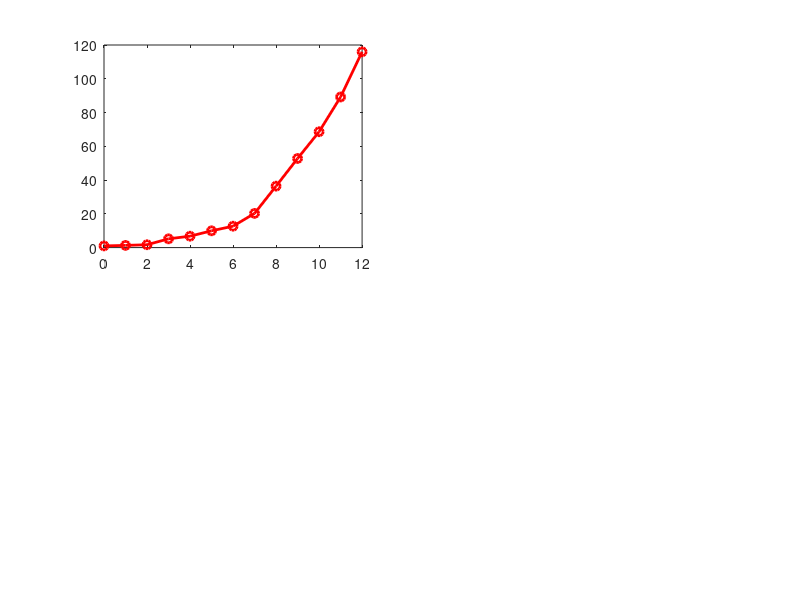

Write the MATLAB code that produced this figure. (Note: this script raises an error after producing the figure.)
%% ========================================================================
%  PANDEMIC SOCIAL PLANNER — V4 (Waves + Welfare Analysis)
%  Empirically calibrated, exogenous wave shocks, welfare decomposition
% =========================================================================
clear; clc; close all;

%% ========================================================================
%  STEP 0: PARAMETERS
% =========================================================================

% --- Time Horizon ---
N    = 12;          % Q1.2020 to Q4.2022
beta = 0.99;

% --- Output Dynamics (Estimated) ---
rho_y      = 0.00;
psi        = 0.00424;
alpha_S    = 0.028;
alpha_F_CP = 0.253;
gamma_int  = -0.00596;
alpha_F_DI = 0.244;

% --- Epidemiology (Calibrated, wave-specific) ---
% Base transmission — will be SHOCKED at wave onsets
rho_theta_base = 1.30;    % Between waves: slow growth
phi_S          = 0.45;
delta_theta    = 0.5;

% --- Wave Shocks (exogenous theta injections) ---
% Each wave injects additional infections on top of endogenous dynamics
% Wave 1 (Q1.2020): Initial outbreak — captured by x0
% Wave 2 (Q3.2020): Second wave (Alpha)
% Wave 3 (Q1.2021): Third wave (Alpha/Beta)
% Wave 4 (Q3.2021): Delta variant
% Wave 5 (Q4.2021): Omicron (higher transmission, lower severity)

wave_quarters = [3,  5,  7,  8];    % k-index of wave onset
wave_shocks   = [0.03, 0.015, 0.025, 0.04]; % Additional theta injection (fraction)
wave_rho      = [1.30, 1.25, 1.40, 1.60];   % Elevated rho_theta during wave quarter
wave_ifr      = [0.03, 0.025, 0.02, 0.001]; % Declining IFR (vaccination + Omicron)

% Time-varying rho_theta and delta_theta
rho_theta_t   = rho_theta_base * ones(1, N);
delta_theta_t = delta_theta * ones(1, N);

for w = 1:length(wave_quarters)
    k_wave = wave_quarters(w);
    if k_wave <= N
        rho_theta_t(k_wave) = wave_rho(w);
        % Elevated transmission persists for 2 quarters
        if k_wave + 1 <= N
            rho_theta_t(k_wave + 1) = 0.5*(wave_rho(w) + rho_theta_base);
        end
        % Wave-specific IFR from this quarter onward
        delta_theta_t(k_wave:end) = wave_ifr(w);
    end
end

% --- Debt Dynamics (Estimated) ---
r          = 0.001;
gamma_y    = 0.191;
kappa_F_CP = 0.193;
kappa_F_DI = 0.268;
c_H        = 0.02;

% --- Dimensions ---
n_x = 6;  n_u = 3;

% --- Print ---
fprintf('=== V4: Pandemic with Waves ===\n');
fprintf('  Waves at quarters: '); fprintf('%d ', wave_quarters); fprintf('\n');
fprintf('  Theta shocks:      '); fprintf('%.3f ', wave_shocks); fprintf('\n');
fprintf('  rho_theta_t:       '); fprintf('%.2f ', rho_theta_t); fprintf('\n');
fprintf('  delta_theta_t:     '); fprintf('%.3f ', delta_theta_t); fprintf('\n');


%% ========================================================================
%  STEP 1: TIME-VARYING TRANSITION FUNCTION
% =========================================================================
% f is now time-varying because rho_theta and delta_theta change with waves

  beta_fear = -10.0;% Fear effect (calibrated, Goolsbee & Syverson 2021)% Kalibrieren
  

f_tv = @(x, u, k) [
    rho_y*x(1) + psi*u(1)*x(1) - alpha_S*u(1) ...
        + alpha_F_CP*u(3) + gamma_int*u(1)*u(3) + alpha_F_DI*x(6) ...
        + beta_fear * delta_theta_t(k) * x(4);
    delta_theta_t(k) * x(4);
    (1+r)*x(3) - gamma_y*x(1) + kappa_F_CP*u(3) + kappa_F_DI*x(5) + c_H*x(4);
    rho_theta_t(k) * (1 - phi_S*u(1)) * x(4);
    u(2);
    x(5)
];
% Pre-compute wave shock vector (length N+1, shock arrives at k+1)
wave_shock_vec = zeros(1, N+1);
for w = 1:length(wave_quarters)
    k_arrival = wave_quarters(w) + 1;  % Shock arrives after transition
    if k_arrival <= N+1
        wave_shock_vec(k_arrival) = wave_shocks(w);
    end
end

fprintf('  Wave shock vector: '); fprintf('%.3f ', wave_shock_vec); fprintf('\n');

% Combined: transition + pre-computed shock
f_wave = @(x, u, k) f_tv(x, u, k) + [0; 0; 0; wave_shock_vec(k+1); 0; 0];
%% ========================================================================
%  STEP 2: VALIDATE WAVE DYNAMICS (no control)
% =========================================================================
fprintf('\n--- Uncontrolled pandemic with waves ---\n');

x_unc = zeros(n_x, N+1);
x_unc(:, 1) = [0; 0; 0; 0.01; 0; 0];  % 1% initial infection

for k = 1:N
    x_unc(:, k+1) = f_wave(x_unc(:, k), [0; 0; 0], k);
end

fprintf('  theta (%%): '); fprintf('%.2f ', x_unc(4,:)*100); fprintf('\n');
fprintf('  d (%%):     '); fprintf('%.4f ', x_unc(2,:)*100); fprintf('\n');

figure('Name', 'Step 2: Uncontrolled Waves', 'Color', 'w');
subplot(2,2,1);
plot(0:N, x_unc(4,:)*100, 'r-o', 'LineWidth', 2); hold on;
for w = 1:length(wave_quarters)
    xline(wave_quarters(w), '--', sprintf('W%d', w+1), 'Color', [0.5 0 0]);
end
title('Infection Rate (\theta_k)'); ylabel('% population'); xlabel('Quarter'); grid on;

subplot(2,2,2);
plot(0:N, x_unc(2,:)*100, 'r-o', 'LineWidth', 2);
title('Excess Mortality (d_k)'); ylabel('% population'); xlabel('Quarter'); grid on;

subplot(2,2,3);
plot(0:N, x_unc(1,:)*100, 'b-o', 'LineWidth', 2);
yline(0, '--k'); title('Output Gap (no lockdown)');
ylabel('% deviation'); xlabel('Quarter'); grid on;

subplot(2,2,4);
stem(1:N, rho_theta_t, 'filled', 'MarkerSize', 6);
title('Effective \rho_\theta (time-varying)');
ylabel('\rho_\theta'); xlabel('Quarter'); grid on;

sgtitle('Uncontrolled Pandemic with Wave Shocks');
fprintf('  Verify: theta should show multiple peaks at wave onsets.\n');


%% ========================================================================
%  STEP 3: COST FUNCTION
% =========================================================================

% --- Weights ---
w_y = 25;
w_d = 1e8;          % High: mortality matters
w_b = 2.5;
W_b = 2.5;          % Terminal debt
r_S  = 30;          % Containment cost
r_DI = 15;          % DI usage cost
r_CP = 1;           % CP almost free to use (consistent with empirics)

Q_base = diag([w_y, w_d, w_b, 0, 0, 0]);
Q_N    = diag([0, 0, W_b, 0, 0, 0]);
R      = diag([r_S, r_DI, r_CP]);

% Calibration check
fprintf('\n--- Cost calibration ---\n');
y_typ = 0.05; d_typ = 0.001; b_typ = 0.05;
fprintf('  w_y*y^2 = %.3f,  w_d*d^2 = %.3f,  w_b*b^2 = %.3f\n', ...
        w_y*y_typ^2, w_d*d_typ^2, w_b*b_typ^2);


%% ========================================================================
%  STEP 4: AL-iLQR WITH WAVES
% =========================================================================

% --- Initial Conditions ---
x0 = [0; 0; 0; 0.01; 0; 0];

% --- Time-varying Jacobians ---
compute_Ak_tv = @(x_bar, u_bar, k) [
    rho_y + psi*u_bar(1), 0, 0, beta_fear * delta_theta_t(k) ,     0, alpha_F_DI;
    0,                     0, 0, delta_theta_t(k),                 0, 0;
    -gamma_y,              0, 1+r, c_H,                           kappa_F_DI, 0;
    0,                     0, 0, rho_theta_t(k)*(1-phi_S*u_bar(1)), 0, 0;
    0,                     0, 0, 0,                               0, 0;
    0,                     0, 0, 0,                               1, 0
];

compute_Bk_tv = @(x_bar, u_bar, k) [
    psi*x_bar(1) - alpha_S + gamma_int*u_bar(3), 0, alpha_F_CP + gamma_int*u_bar(1);
    0,                                            0, 0;
    0,                                            0, kappa_F_CP;
    -rho_theta_t(k)*phi_S*x_bar(4),             0, 0;
    0,                                            1, 0;
    0,                                            0, 0
];

% --- Heuristic Initial Trajectory ---
x_bar = zeros(n_x, N+1);
u_bar = zeros(n_u, N);
x_bar(:, 1) = x0;

for k = 1:N
    % Reactive heuristic: tighten after wave shocks
    base_S = max(0.1, 0.7 - 0.05*(k-1));
    % Extra tightening if wave hits
    if ismember(k, wave_quarters) || ismember(k-1, wave_quarters)
        base_S = min(0.86, base_S + 0.2);
    end
    base_CP = max(0, 0.08 - 0.006*(k-1));  % Front-loaded CP
    
    u_bar(:, k) = [base_S; 0.005; base_CP];
    x_bar(:, k+1) = f_wave(x_bar(:, k), u_bar(:, k), k);
end

fprintf('\n--- Initial heuristic trajectory ---\n');
fprintf('  S:     '); fprintf('%.2f ', u_bar(1,:)); fprintf('\n');
fprintf('  F_CP:  '); fprintf('%.3f ', u_bar(3,:)); fprintf('\n');
fprintf('  theta: '); fprintf('%.3f ', x_bar(4,:)*100); fprintf('\n');
fprintf('  y:     '); fprintf('%.2f ', x_bar(1,:)*100); fprintf('\n');

% --- AL-iLQR ---
max_outer_iter = 50;
max_inner_iter = 80;
tol_inner      = 1e-4;
tol_outer      = 1e-4;
phi_penalty    = 2.5;
rho_reg_base   = 1e-4;

% Bounds
S_max = 0.86; FDI_max = 0.30; FCP_max = 0.30;
lambda = zeros(6, N);
mu     = 10.0 * ones(6, N);

C_u = [-1  0  0;
        1  0  0;
        0 -1  0;
        0  1  0;
        0  0 -1;
        0  0  1];
c_bounds = [0; S_max; 0; FDI_max; 0; FCP_max];

fprintf('\n================================================================\n');
fprintf('  AL-iLQR V4 — Pandemic with Waves\n');
fprintf('================================================================\n\n');

for outer_iter = 1:max_outer_iter
    fprintf('--- Outer %d ---\n', outer_iter);

    for inner_iter = 1:max_inner_iter
        % Jacobians
        Ak = cell(N, 1); Bk = cell(N, 1);
        for k = 1:N
            Ak{k} = compute_Ak_tv(x_bar(:, k), u_bar(:, k), k);
            Bk{k} = compute_Bk_tv(x_bar(:, k), u_bar(:, k), k);
        end

        % Backward Riccati
        P = cell(N+1, 1); p = cell(N+1, 1);
        K = cell(N, 1);   k_ff = cell(N, 1);
        P{N+1} = Q_N * beta^N;
        p{N+1} = Q_N * beta^N * x_bar(:, N+1);

        rho_reg = rho_reg_base;
        backward_success = false;

        while ~backward_success && rho_reg < 1e6
            backward_success = true;
            for k = N:-1:1
                Q_k = Q_base * beta^(k-1);
                A = Ak{k}; B = Bk{k};

                c_val = C_u * u_bar(:, k) - c_bounds;
                active_idx = (c_val > 0) | (lambda(:, k) > 0);
                I_mu = diag(mu(:, k) .* active_idx);

                Qx  = Q_k * x_bar(:, k) + A' * p{k+1};
                Qxx = Q_k + A' * P{k+1} * A;
                Qux = B' * P{k+1} * A;
                Qu  = R * u_bar(:, k) + B' * p{k+1} + C_u' * (lambda(:, k) + I_mu * c_val);
                Quu = R + B' * P{k+1} * B + C_u' * I_mu * C_u;
                Quu = Quu + rho_reg * eye(n_u);

                [~, p_chol] = chol(Quu);
                if p_chol > 0
                    backward_success = false;
                    rho_reg = rho_reg * 10;
                    break;
                end

                K{k}    = Quu \ Qux;
                k_ff{k} = -Quu \ Qu;
                p{k} = Qx + K{k}' * Quu * k_ff{k};
                P{k} = Qxx - K{k}' * Quu * K{k};
            end
        end

        if ~backward_success
            fprintf('      Backward pass failed.\n'); break;
        end

        % Forward pass with line search + hard clipping
        alpha_ls = 1.0;
        cost_old = compute_al_cost_tv(x_bar, u_bar, Q_base, Q_N, R, beta, N, ...
                                       lambda, mu, C_u, c_bounds);
        line_search_success = false;

        while alpha_ls > 1e-8
            x_new = zeros(n_x, N+1);
            u_new = zeros(n_u, N);
            x_new(:, 1) = x0;

            for k = 1:N
                u_new(:, k) = u_bar(:, k) + alpha_ls * k_ff{k} ...
                              - K{k} * (x_new(:, k) - x_bar(:, k));
                % Hard clipping
                u_new(1, k) = max(0, min(S_max,   u_new(1, k)));
                u_new(2, k) = max(0, min(FDI_max, u_new(2, k)));
                u_new(3, k) = max(0, min(FCP_max, u_new(3, k)));
                
                x_new(:, k+1) = f_wave(x_new(:, k), u_new(:, k), k);
            end

            cost_new = compute_al_cost_tv(x_new, u_new, Q_base, Q_N, R, beta, N, ...
                                           lambda, mu, C_u, c_bounds);

            if cost_new < cost_old
                line_search_success = true; break;
            else
                alpha_ls = alpha_ls * 0.5;
            end
        end

        if ~line_search_success
            fprintf('      Line search failed at inner iter %d.\n', inner_iter);
            break;
        end

        delta_x = norm(x_new - x_bar, 'fro') / (norm(x_bar, 'fro') + 1e-12);
        x_bar = x_new; u_bar = u_new;

        if delta_x < tol_inner
            fprintf('    Inner converged in %d iters (delta=%.2e).\n', inner_iter, delta_x);
            break;
        end
    end

    % Outer AL updates
    max_viol = 0;
    for k = 1:N
        c_val = C_u * u_bar(:, k) - c_bounds;
        max_viol = max(max_viol, max(c_val));
        lambda(:, k) = max(0, lambda(:, k) + mu(:, k) .* c_val);
        mu(:, k) = mu(:, k) * phi_penalty;
    end

    fprintf('    Max violation: %.6f\n', max_viol);
    if max_viol < tol_outer
        fprintf('\n*** CONVERGED: Optimal policy found ***\n');
        break;
    end
end

x_opt = x_bar; u_opt = u_bar;

% Print optimal controls
fprintf('\n=== Optimal Controls ===\n');
fprintf('  S:    '); fprintf('%.3f ', u_opt(1,:)); fprintf('\n');
fprintf('  F_DI: '); fprintf('%.4f ', u_opt(2,:)); fprintf('\n');
fprintf('  F_CP: '); fprintf('%.4f ', u_opt(3,:)); fprintf('\n');


%% ========================================================================
%  STEP 5: WELFARE COST DECOMPOSITION
% =========================================================================

fprintf('\n=== Welfare Cost Decomposition ===\n');

% Total discounted cost per component
cost_output    = 0;
cost_mortality = 0;
cost_debt      = 0;
cost_S         = 0;
cost_DI        = 0;
cost_CP        = 0;

for k = 1:N
    disc = beta^(k-1);
    cost_output    = cost_output    + disc * w_y * x_opt(1,k)^2;
    cost_mortality = cost_mortality + disc * w_d * x_opt(2,k)^2;
    cost_debt      = cost_debt      + disc * w_b * x_opt(3,k)^2;
    cost_S         = cost_S         + disc * r_S  * u_opt(1,k)^2;
    cost_DI        = cost_DI        + disc * r_DI * u_opt(2,k)^2;
    cost_CP        = cost_CP        + disc * r_CP * u_opt(3,k)^2;
end

% Terminal cost
cost_debt_terminal = beta^N * W_b * x_opt(3,N+1)^2;
cost_debt_total    = cost_debt + cost_debt_terminal;

total_cost = cost_output + cost_mortality + cost_debt_total + cost_S + cost_DI + cost_CP;

fprintf('\n  --- State Costs (Welfare Losses) ---\n');
fprintf('    Output gap:      %.4f  (%.1f%%)\n', cost_output, cost_output/total_cost*100);
fprintf('    Mortality:       %.4f  (%.1f%%)\n', cost_mortality, cost_mortality/total_cost*100);
fprintf('    Debt (running):  %.4f  (%.1f%%)\n', cost_debt, cost_debt/total_cost*100);
fprintf('    Debt (terminal): %.4f  (%.1f%%)\n', cost_debt_terminal, cost_debt_terminal/total_cost*100);
fprintf('    Debt (total):    %.4f  (%.1f%%)\n', cost_debt_total, cost_debt_total/total_cost*100);

fprintf('\n  --- Control Costs (Policy Costs) ---\n');
fprintf('    Containment (S): %.4f  (%.1f%%)\n', cost_S, cost_S/total_cost*100);
fprintf('    DI usage:        %.4f  (%.1f%%)\n', cost_DI, cost_DI/total_cost*100);
fprintf('    CP usage:        %.4f  (%.1f%%)\n', cost_CP, cost_CP/total_cost*100);

fprintf('\n  --- Total Welfare Cost: %.4f ---\n', total_cost);

% Compare with no-intervention cost
cost_unc = 0;
for k = 1:N
    disc = beta^(k-1);
    cost_unc = cost_unc + disc * (w_y*x_unc(1,k)^2 + w_d*x_unc(2,k)^2 + w_b*x_unc(3,k)^2);
end
cost_unc = cost_unc + beta^N * W_b * x_unc(3,N+1)^2;

fprintf('\n  No-intervention cost: %.4f\n', cost_unc);
fprintf('  Optimal cost:         %.4f\n', total_cost);
fprintf('  Welfare gain:         %.1f%%\n', (1 - total_cost/cost_unc)*100);


%% ========================================================================
%  STEP 6: VISUALIZATION
% =========================================================================

quarter_labels = {'Q1.20','Q2.20','Q3.20','Q4.20','Q1.21','Q2.21',...
                  'Q3.21','Q4.21','Q1.22','Q2.22','Q3.22','Q4.22'};
time = 0:N;

figure('Name', 'V4: Optimal Policy with Waves', 'Color', 'w', ...
       'Position', [50 50 1400 900]);

% Output Gap
subplot(3, 2, 1);
plot(time, x_unc(1,:)*100, 'r--', 'LineWidth', 1.2); hold on;
plot(time, x_opt(1,:)*100, 'b-', 'LineWidth', 2);
yline(0, '--k', 'LineWidth', 0.5);
legend('No intervention', 'Optimal', 'Location', 'SouthEast');
title('Output Gap (y_k)'); ylabel('% deviation'); xlabel('Quarter'); grid on;

% Infection
subplot(3, 2, 2);
plot(time, x_unc(4,:)*100, 'r--', 'LineWidth', 1.2); hold on;
plot(time, x_opt(4,:)*100, 'Color', [0.6 0 0], 'LineWidth', 2);
for w = 1:length(wave_quarters)
    xline(wave_quarters(w), ':', sprintf('W%d', w+1), 'Color', [0.5 0 0], 'LineWidth', 1);
end
legend('No intervention', 'Optimal');
title('Infection Rate (\theta_k)'); ylabel('% population'); xlabel('Quarter'); grid on;

% Debt
subplot(3, 2, 3);
plot(time, x_unc(3,:)*100, 'r--', 'LineWidth', 1.2); hold on;
plot(time, x_opt(3,:)*100, 'm-', 'LineWidth', 2);
yline(0, '--k', 'LineWidth', 0.5);
legend('No intervention', 'Optimal');
title('Public Debt (b_k)'); ylabel('pp of GDP'); xlabel('Quarter'); grid on;

% Mortality
subplot(3, 2, 4);
d_cum_unc = [0, cumsum(x_unc(2, 2:end))]*100;
d_flow_opt = x_opt(2, :)*100;
plot(0:N, d_cum_unc, 'r--', 'LineWidth', 1.5); hold on;
plot(0:N, d_flow_opt, 'Color', [0.8 0 0], 'LineWidth', 2);
legend('Cumulative (no intervention)', 'Quarterly flow (optimal)');
title('Excess Mortality (d_k)'); ylabel('% population'); xlabel('Quarter'); grid on;

% Containment
subplot(3, 2, 5);
bar(1:N, u_opt(1,:)', 'FaceColor', [0.2 0.4 0.7]);
hold on;
yline(0.51, '--r', 'S^{crit}', 'LineWidth', 1.5);
title('Containment Intensity (S_k)'); ylabel('S [0, 1]');
ylim([0 1]); grid on;
set(gca, 'XTickLabel', quarter_labels, 'XTickLabelRotation', 45);

% Fiscal
subplot(3, 2, 6);
bar(1:N, [u_opt(2,:)', u_opt(3,:)'] * 100, 'grouped');
legend('F^{DI}', 'F^{CP}', 'Location', 'NorthEast');
title('Fiscal Composition'); ylabel('% of GDP'); grid on;
set(gca, 'XTickLabel', quarter_labels, 'XTickLabelRotation', 45);

sgtitle('Optimal Pandemic Policy with Wave Shocks (V4)', ...
        'FontWeight', 'bold', 'FontSize', 14);

% --- Welfare pie chart ---
figure('Name', 'Welfare Decomposition', 'Color', 'w');
labels = {'Output', 'Mortality', 'Debt', 'Containment', 'DI cost', 'CP cost'};
values = [cost_output, cost_mortality, cost_debt_total, cost_S, cost_DI, cost_CP];
% Remove near-zero components for cleaner pie
mask = values > 0.001 * total_cost;
pie(values(mask), labels(mask));
title('Welfare Cost Decomposition (Optimal Policy)');


%% === HELPER: Time-varying AL cost ===
function J = compute_al_cost_tv(x_traj, u_traj, Q_base, Q_N, R, beta, N, ...
                                 lambda, mu, C_u, c_bounds)
    J = 0;
    for k = 1:N
        step_cost = beta^(k-1) * ( ...
            0.5 * x_traj(:,k)' * Q_base * x_traj(:,k) + ...
            0.5 * u_traj(:,k)' * R * u_traj(:,k));
        c_val = C_u * u_traj(:, k) - c_bounds;
        active_idx = (c_val > 0) | (lambda(:, k) > 0);
        I_mu = diag(mu(:, k) .* active_idx);
        al_cost = lambda(:, k)' * c_val + 0.5 * c_val' * I_mu * c_val;
        J = J + step_cost + al_cost;
    end
    J = J + beta^N * (0.5 * x_traj(:,N+1)' * Q_N * x_traj(:,N+1));
end

%%Checks vs real Data

% OECD-Durchschnittsdaten (aus deinem Panel)
% Trage die empirischen Quartalsmittel manuell ein
S_observed   = [0.52 0.65 0.45 0.55 0.50 0.45 0.40 0.35 0.25 0.15 0.10 0.05];
CP_observed  = [0.04 0.03 0.01 0.01 0.01 0.005 0.003 0.002 0 0 0 0];
DI_observed  = [0.005 0.01 0.003 0.002 0.002 0.001 0 0 0 0 0 0];

figure('Name', 'Optimal vs Observed', 'Color', 'w');
subplot(1,3,1);
bar(1:N, [u_opt(1,:)', S_observed'], 'grouped');
legend('Optimal', 'OECD Average'); title('Containment'); ylabel('S');

subplot(1,3,2);
bar(1:N, [u_opt(3,:)'*100, CP_observed'*100], 'grouped');
legend('Optimal', 'OECD Average'); title('CP (% GDP)');

subplot(1,3,3);
bar(1:N, [u_opt(2,:)'*100, DI_observed'*100], 'grouped');
legend('Optimal', 'OECD Average'); title('DI (% GDP)');

%%Pareto Frontier
w_b_grid = [0.1, 0.5, 1, 2.5, 5, 10, 25, 50];
pareto_y = zeros(length(w_b_grid), 1);
pareto_d = zeros(length(w_b_grid), 1);
pareto_b = zeros(length(w_b_grid), 1);

for i = 1:length(w_b_grid)
    % Lauf iLQR mit w_b = w_b_grid(i)
    % Speichere finale x_opt(1,end), x_opt(2,end), x_opt(3,end)
end
